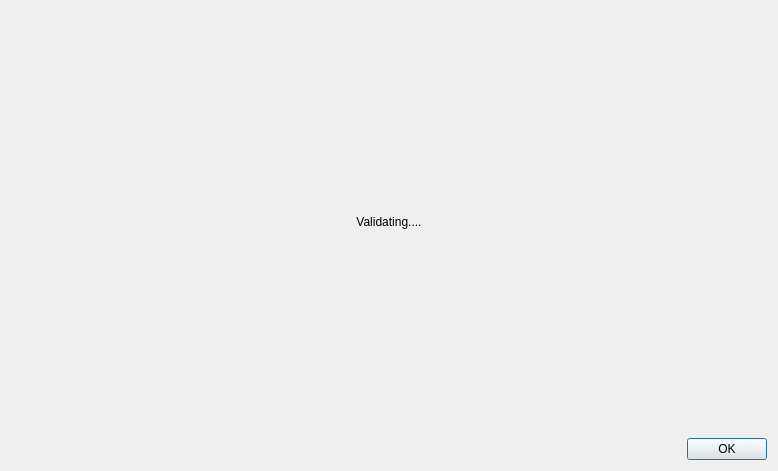
<?xml version="1.0" encoding="UTF-8"?>
<ui version="4.0">
 <class>SMFValidationWidget</class>
 <widget class="QDialog" name="SMFValidationWidget">
  <property name="geometry">
   <rect>
    <x>0</x>
    <y>0</y>
    <width>778</width>
    <height>471</height>
   </rect>
  </property>
  <property name="windowTitle">
   <string>Validate using signed-media-framework</string>
  </property>
  <layout class="QGridLayout" name="gridLayout">
   <item row="1" column="1">
    <widget class="QPushButton" name="ok_btn">
     <property name="text">
      <string>OK</string>
     </property>
    </widget>
   </item>
   <item row="1" column="0">
    <spacer name="horizontalSpacer">
     <property name="orientation">
      <enum>Qt::Horizontal</enum>
     </property>
     <property name="sizeHint" stdset="0">
      <size>
       <width>40</width>
       <height>20</height>
      </size>
     </property>
    </spacer>
   </item>
   <item row="0" column="0" colspan="2">
    <widget class="QStackedWidget" name="stackedWidget">
     <widget class="QWidget" name="page">
      <layout class="QGridLayout" name="gridLayout_2">
       <item row="0" column="0">
        <widget class="QLabel" name="label">
         <property name="text">
          <string>Validating....</string>
         </property>
         <property name="alignment">
          <set>Qt::AlignCenter</set>
         </property>
        </widget>
       </item>
      </layout>
     </widget>
     <widget class="QWidget" name="page_2">
      <layout class="QHBoxLayout" name="horizontalLayout">
       <item>
        <widget class="QTextEdit" name="textEdit">
         <property name="frameShape">
          <enum>QFrame::NoFrame</enum>
         </property>
         <property name="undoRedoEnabled">
          <bool>false</bool>
         </property>
         <property name="readOnly">
          <bool>true</bool>
         </property>
        </widget>
       </item>
      </layout>
     </widget>
    </widget>
   </item>
  </layout>
 </widget>
 <resources/>
 <connections/>
</ui>
